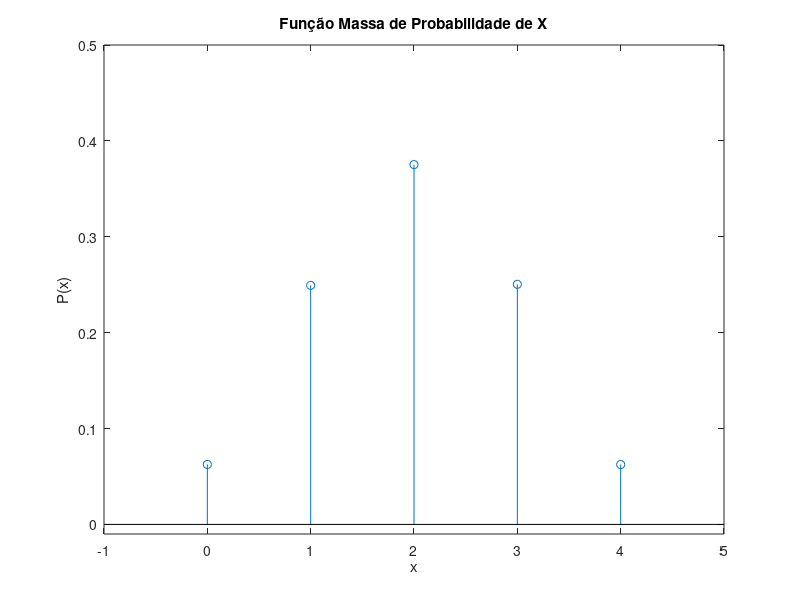
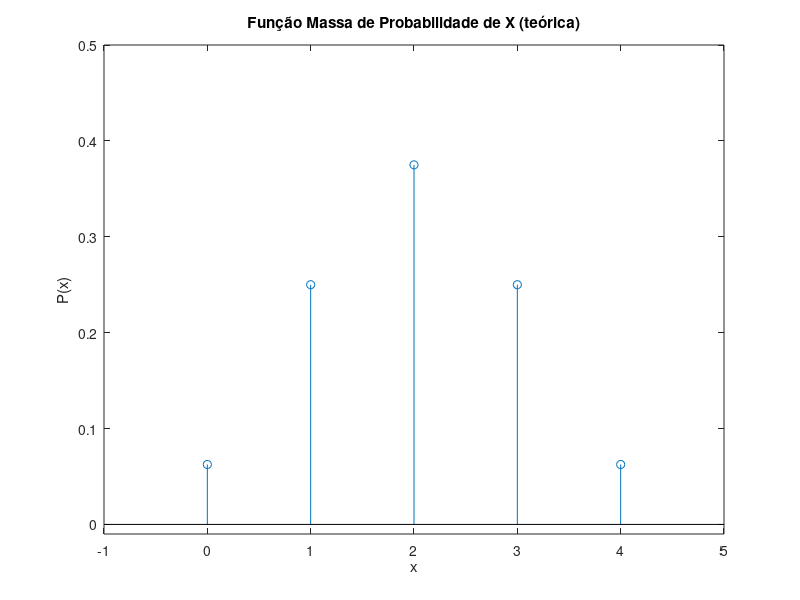

Recreate these plots in MATLAB, in order.
clear;
close all;
clc;

%% a)

% 4 lançamentos, Duas possíbilidades= {1, 0}
N = 10e5;
n = 4;
p_elem = 0.5;
lancamentos = rand(n, N) < p_elem;
lancamentos_sum = sum(rand(n, N) < p_elem);
x = 0:4;
P = zeros(size(x));
for i=x
    P(i+1) = sum(lancamentos_sum == i)/N;
end

figure(1)
stem(x,P)
axis([-1 n+1 -0.01 0.5])
title("Função Massa de Probabilidade de X")
xlabel("x")
ylabel("P(x)")


%% b)

% E[X] = Sum (x_i * P(X=x_i))
EX = sum(x .* P);
% EX2 = x*P';
EX2 = sum(x.^2 .* P);
%var = EX[X^2] - EX[X]^2
VarX = EX2 - EX^2;

% Distribuição Binomial 

%% c)

% px(K) = Pr(X=K) = nchosek(n,k)p^k*(1-p)^(n-p)

px = zeros(size(x));
for i=x
    px(i+1)= nchoosek(n,i)*p_elem^i*(1-p_elem)^(n-i);
end
figure(2)
stem(x,px)
axis([-1 n+1 -0.01 0.5])
title("Função Massa de Probabilidade de X (teórica)")
xlabel("x")
ylabel("P(x)")


%% e)
EX_teorico = n * p_elem;
VarX_teorico = n * p_elem * (1-p_elem);


%% f
% i)
probI = px(3)+px(4)+px(5);
% ii)
probII = px(1)+px(2);
% iii)
probIII = px(2)+px(3)+px(4);
